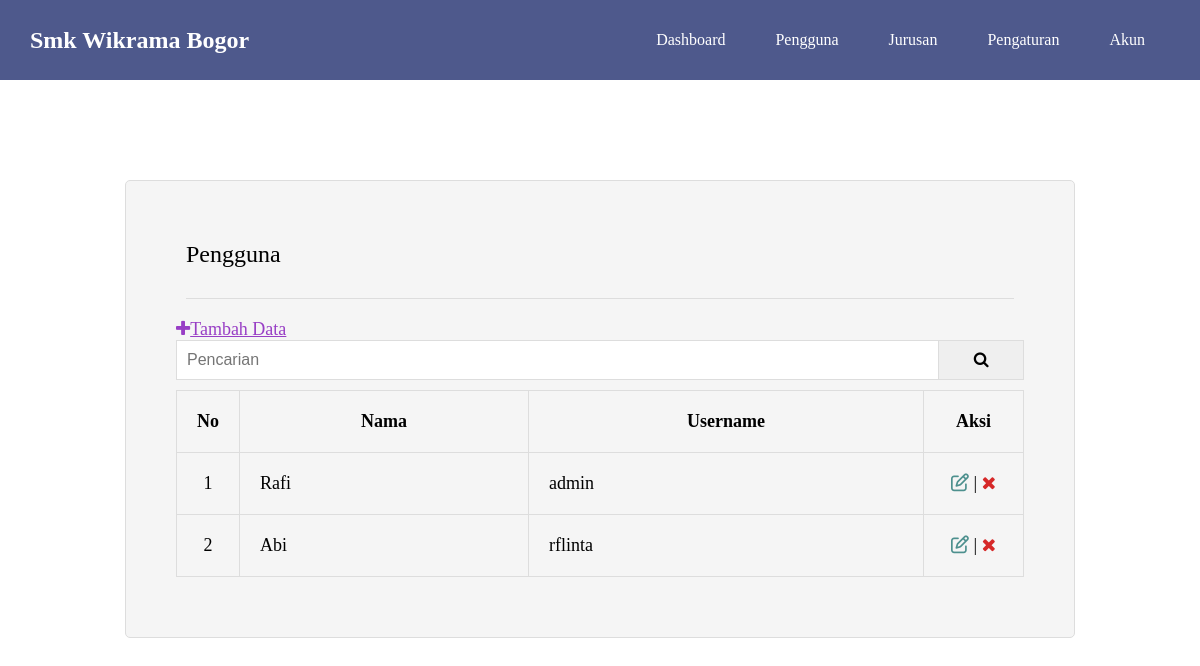
The page /projek/admin/pengguna.php (signed in) on the database its author committed.
### tables this page shows
CREATE TABLE `pengaturan` (
  `id` int(11) NOT NULL,
  `nama` varchar(50) NOT NULL,
  `alamat` text NOT NULL,
  `telepon` varchar(50) NOT NULL,
  `logo` varchar(50) NOT NULL,
  `tentang_sekolah` text NOT NULL,
  `foto_sekolah` varchar(50) NOT NULL,
  `google_maps` text NOT NULL
);

CREATE TABLE `pengguna` (
  `id` int(11) NOT NULL,
  `nama` varchar(30) NOT NULL,
  `username` varchar(30) NOT NULL,
  `password` varchar(50) NOT NULL
);

### projek/admin/pengguna.php (the view, shortened to what this page needs)
<?php
include 'header.php';
?>
<!DOCTYPE html>
<html lang="en">
<head>
</head>
<body>
    <div class="content">
        <div class="container">
            <div class="box">
                <div class="box-header">
                    Pengguna
                </div>
                <div class="box-body">
                    <a href="tambahdata.php" class="text-color"><i><i class="fa fa-plus"></i></i>Tambah Data</a>
                    <form action="">
                        <div class="input-group">
                            <input type="text" name="key" placeholder="Pencarian">
                            <button type="submit"><i class="fa fa-search"></i></button>
                        </div>
                    </form>
                    <table class="table">
                        <thead>
                            <tr>
                                <th>No</th>
                                <th>Nama</th>
                                <th>Username</th>
                                <th>Aksi</th>
                            </tr>
                        </thead>
                        <tbody>
                        <?php
                        $no = 1;
                        $where = "WHERE 1 = 1 ";
                            $pengguna = mysqli_query($conn, "SELECT * FROM pengguna $where ORDER BY id DESC");
                            if (mysqli_num_rows($pengguna) > 0) {
                                while($p = mysqli_fetch_array($pengguna)){
                            ?>
                            <tr>
                                <td><?= $no++ ?></td>
                                <td><?= $p ['nama'] ?></td>
                                <td><?= $p ['username'] ?></td>
                                <td>
                                    <a href="editpengguna.php?id=<?= $p['id']?>" " title= "Update data"             class="text-green"><i class="fa fa-edit"></i></a> |
                                    <a href="hapus.php?idpengguna=<?= $p['id']?>" onclick="return confirm ('Yakin ingin hapus ?')" title= "Hapus data" class="text-red"><i class="fa fa-times"></i></a>
                                </td>
                            </tr>
                            <?php }}else {?>
                                <tr>
                                    <td colspan="4"> Data tidak ada</td>
                                </tr>
                            <?php }?>
                        </tbody>
                    </table>
                </div>
            </div>
        </div>
</body>
</html>

### projek/admin/header.php (shortened to what this page needs)
<?php
require '../connect.php';
$identitas = mysqli_query($conn, "SELECT * FROM pengaturan ORDER BY id DESC LIMIT 1");
$d = mysqli_fetch_object($identitas);
?>
<!DOCTYPE html>
<html lang="en">
<head>
    <link rel="stylesheet" href="style1.css">
    <link rel="stylesheet" href="font-awesome/css/font-awesome.min.css">
    <link rel="stylesheet" href="https://maxcdn.bootstrapcdn.com/font-awesome/4.5.0/css/font-awesome.min.css">
</head>
<body>
    <div class="navbar">
        <div class="container">
            <h2 class="nav-brand"> <?= $d->nama ?></h2>
            <ul class="nav-menu">
                <li><a href="index.php">Dashboard</a></li>
                <li><a href="pengguna.php">Pengguna</a></li>
                <li><a href="jurusan.php">Jurusan</a></li>
                <li class="dropdown">
                    <a href="">Pengaturan</a>
                </li>
                <li class=dropdown>
                    <a href="">Akun</a>
                </li>
            </ul>
        </div>
    </div>
</body>
</html>

### projek/admin/style1.css (style rules this page uses)
* { margin: 0; padding: 0; box-sizing: border-box; }
.navbar { width: 100%; background-color: #4e598c; overflow: hidden; top: 0; }
.navbar .container { display: flex; justify-content: space-between; align-items: center; padding: 10px; height: 80px; }
.navbar .nav-brand { color: white; font-size: 24px; margin: 20px; }
.navbar .nav-menu { margin: 30px 30px; padding: 0; list-style: none; display: flex; }
.navbar .nav-menu li { margin-right: 20px; }
.navbar .nav-menu li:last-child { margin-right: 0; }
.navbar .nav-menu a { color: white; text-decoration: none; padding: 15px; display: block; }
.content { margin-top: 100px; height: 10px; }
.content .container { max-width: 950px; margin: 0 auto; }
.content .box { background-color: #f5f5f5; padding: 50px; border: 1px solid #ddd; border-radius: 5px; }
.content .box-header { font-size: 24px; margin: 10px ; padding-bottom: 30px; border-bottom: 1px solid #ddd; }
.content .box-body { margin-top: 20px; font-size: 18px; }
.table { width: 100%; border-collapse: collapse; margin: 10px 0; }
.table th,td { border: 1px solid #ddd; padding: 20px; margin: 5px; }
.table td:first-child { width: 50px; text-align: center; }
.table td:last-child { width: 100px; text-align: center; }
.text-red { color: #d62828; }
.text-green { color: #4d908e; }
.text-color { color: #983ec5; }
.input-group:after { content: ""; clear: both; display: block; }
.input-group input[type="text"] { width: 90%; padding: 10px; font-size: 16px; float: left; border: 1px solid #ddd; }
.input-group button { width: 10%; padding: 10px; font-size: 16px; float: left; border: 1px solid #ddd; border-left: none; }

### rows shown on the page
pengaturan: nama "Smk Wikrama Bogor"
pengguna: nama "Rafi", username "admin"
pengguna: nama "Abi", username "rflinta"
